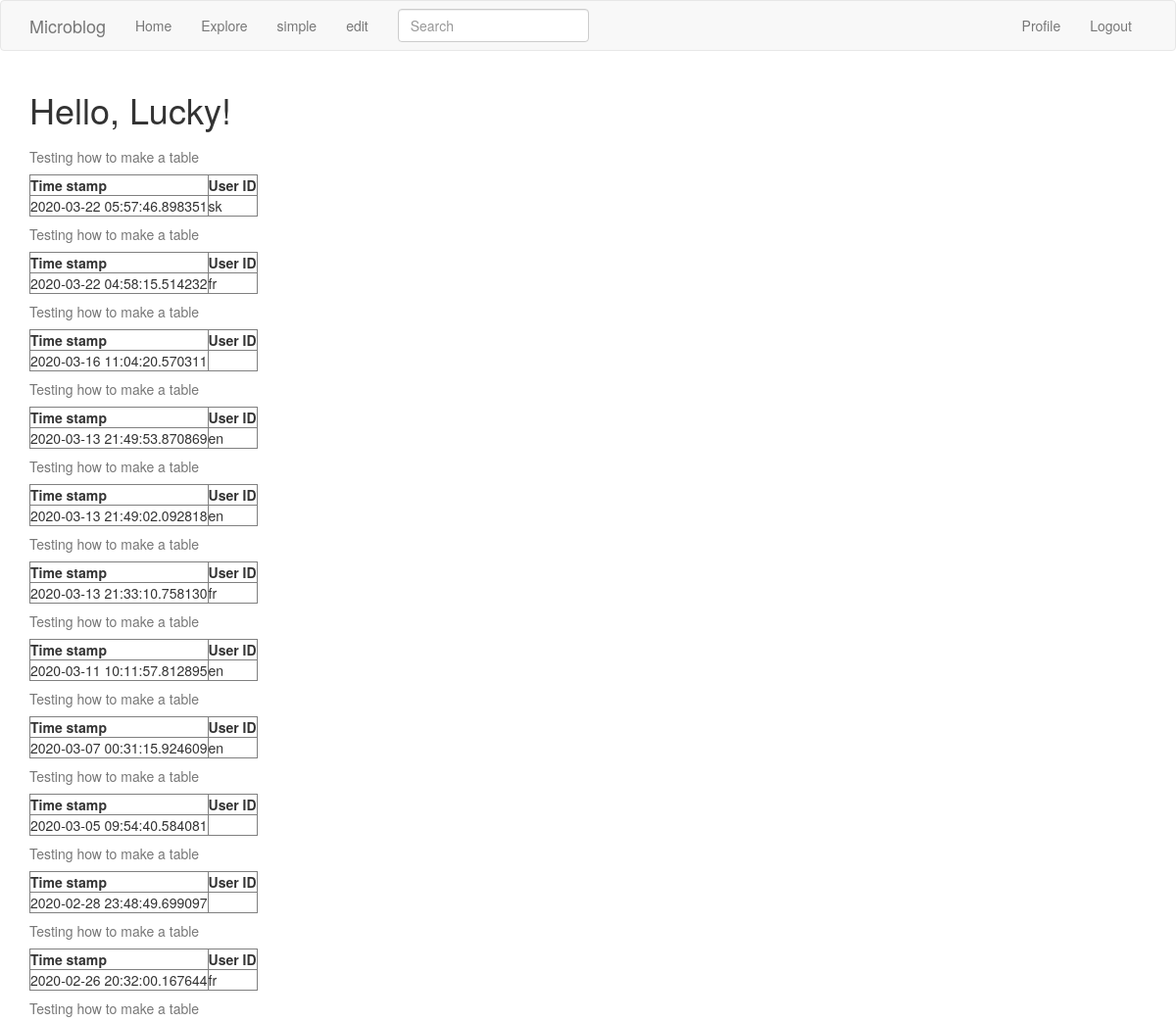
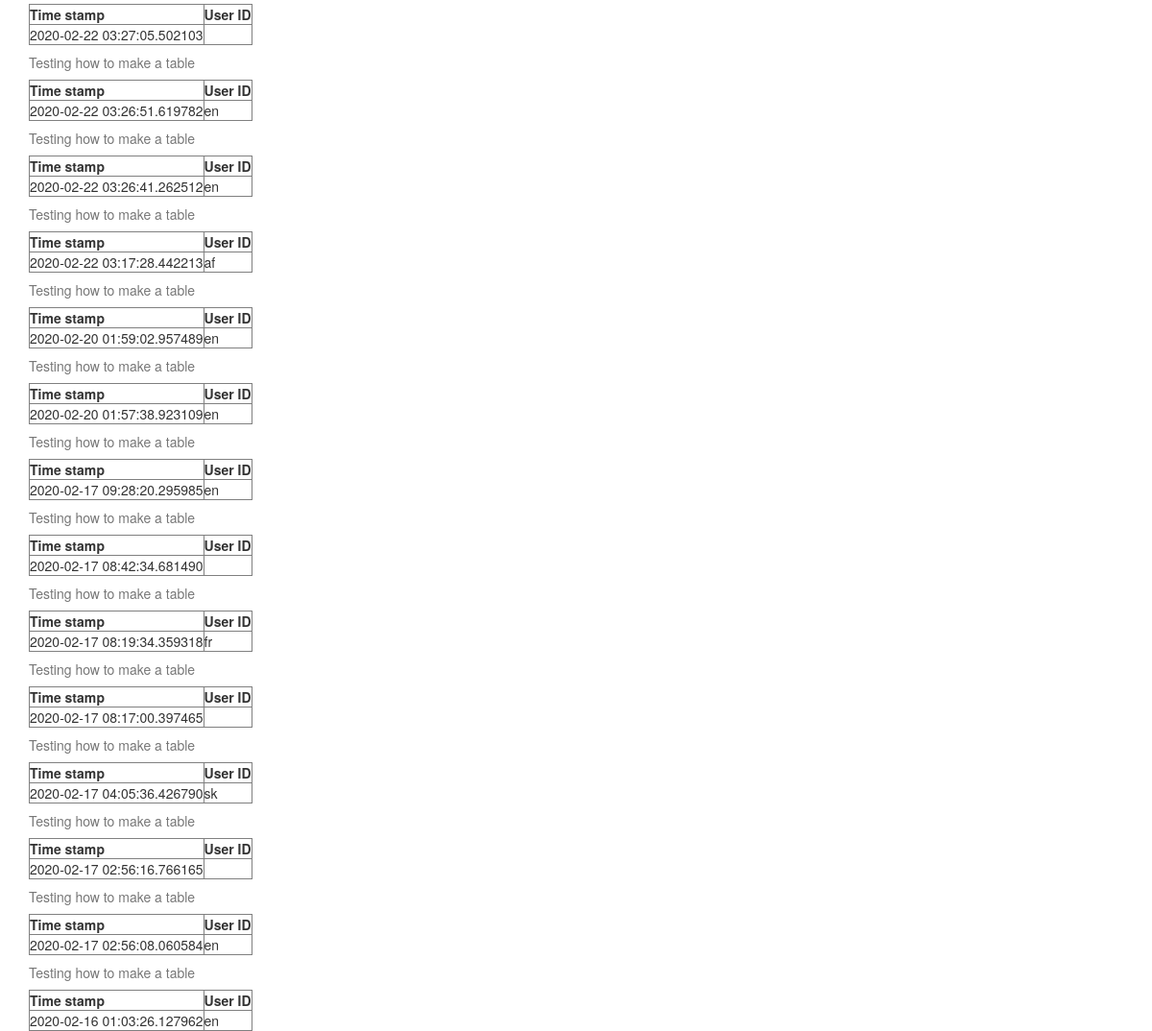
The app's page /explore2 (signed in) with its own data (2 pictures, top to bottom).
### app/models.py (models this page shows, shortened)
class PaginatedAPIMixin(object):
    @staticmethod
    def to_collection_dict(query, page, per_page, endpoint, **kwargs):
        resources = query.paginate(page, per_page, False)
        data = {
            'items': [item.to_dict() for item in resources.items],
            '_meta': {
                'page': page,
                'per_page': per_page,
                'total_pages': resources.pages,
                'total_items': resources.total
            },
            '_links': {
                'self': url_for(endpoint, page=page, per_page=per_page,
                                **kwargs),
                'next': url_for(endpoint, page=page + 1, per_page=per_page,
                                **kwargs) if resources.has_next else None,
                'prev': url_for(endpoint, page=page - 1, per_page=per_page,
                                **kwargs) if resources.has_prev else None
            }
        }
        return data

class User(PaginatedAPIMixin,UserMixin, db.Model):
    id = db.Column(db.Integer, primary_key=True)
    username = db.Column(db.String(64), index=True, unique=True)
    email = db.Column(db.String(120), index=True, unique=True)
    password_hash = db.Column(db.String(128))
    posts = db.relationship('Post', backref='author', lazy='dynamic')
    about_me = db.Column(db.String(140))
    last_seen = db.Column(db.DateTime, default=datetime.utcnow)
    token = db.Column(db.String(32), index=True, unique=True)
    token_expiration = db.Column(db.DateTime)
    tasks = db.relationship('Task', backref='user', lazy='dynamic')
    followed = db.relationship(
        'User', secondary=followers,
        primaryjoin=(followers.c.follower_id == id),
        secondaryjoin=(followers.c.followed_id == id),
        backref=db.backref('followers', lazy='dynamic'), lazy='dynamic')
    def get_tasks_in_progress(self):
        return Task.query.filter_by(user=self, complete=False).all()

class SearchableMixin(object):
    @classmethod
    def before_commit(cls, session):
        session._changes = {
            'add': list(session.new),
            'update': list(session.dirty),
            'delete': list(session.deleted)
        }
    @classmethod
    def after_commit(cls, session):
        for obj in session._changes['add']:
            if isinstance(obj, SearchableMixin):
                add_to_index(obj.__tablename__, obj)
        for obj in session._changes['update']:
            if isinstance(obj, SearchableMixin):
                add_to_index(obj.__tablename__, obj)
        for obj in session._changes['delete']:
            if isinstance(obj, SearchableMixin):
                remove_from_index(obj.__tablename__, obj)
        session._changes = None

class Post(SearchableMixin, db.Model):
    __searchable__ = ['body']
    id = db.Column(db.Integer, primary_key=True)
    body = db.Column(db.String(140))
    timestamp = db.Column(db.DateTime, index=True, default=datetime.utcnow)
    user_id = db.Column(db.Integer, db.ForeignKey('user.id'))
    language = db.Column(db.String(5))

### app/main/routes.py (the view)
@bp.route('/explore2')
@login_required
def explore2():
    page = request.args.get('page', 1, type=int)
    posts = Post.query.order_by(Post.timestamp.desc()).paginate(
        page, current_app.config['POSTS_PER_PAGE'], False)
    next_url = url_for('main.explore2', page=posts.next_num) \
        if posts.has_next else None
    prev_url = url_for('main.explore2', page=posts.prev_num) \
        if posts.has_prev else None
    return render_template('table.html', title=_('Explore2'),
                           posts=posts.items, next_url=next_url,
                           prev_url=prev_url)

### app/main/forms.py
class SearchForm(FlaskForm):
    q = StringField(_l('Search'), validators=[DataRequired()])
    def __init__(self, *args, **kwargs):
        if 'formdata' not in kwargs:
            kwargs['formdata'] = request.args
        if 'csrf_enabled' not in kwargs:
            kwargs['csrf_enabled'] = False
        super(SearchForm, self).__init__(*args, **kwargs)

### app/main/routes.py (called while the page is built)
@bp.before_app_request
def before_request():
    if current_user.is_authenticated:
        current_user.last_seen = datetime.utcnow()
        db.session.commit()
        g.search_form = SearchForm()
    g.locale = str(get_locale())

### app/models.py (called while the page is built)
@login.user_loader
def load_user(id):
    return User.query.get(int(id))

### app/templates/table.html (shortened to what this page needs)
{% extends "base.html" %}
{% import 'bootstrap/wtf.html' as wtf %}
{% block app_content %}
    <h1>{{ _('Hello, %(username)s!', username=current_user.username) }}</h1>
    {% for post in posts %}
        {% include 'users.html' %}
    {% endfor %}
{% endblock %}

### app/templates/users.html
    <table class="tblBorder", border="black">
        <caption> Testing how to make a table</caption>
        <tr valign="top">
            <th> Time stamp</th>
            <th> User ID</th>
        </tr>
        <tr>
            <td>{{ post.timestamp}}</td>
            <td>{{ post.language}}</td>
        </tr>
    </table>

### records on screen
Post: timestamp "2020-03-22 05:57:46.898351", language "sk"
Post: timestamp "2020-03-22 04:58:15.514232", language "fr"
Post: timestamp "2020-03-16 11:04:20.570311"
Post: timestamp "2020-03-13 21:49:53.870869", language "en"
Post: timestamp "2020-03-13 21:49:02.092818", language "en"
Post: timestamp "2020-03-13 21:33:10.758130", language "fr"
Post: timestamp "2020-03-11 10:11:57.812895", language "en"
Post: timestamp "2020-03-07 00:31:15.924609", language "en"
Post: timestamp "2020-03-05 09:54:40.584081"
Post: timestamp "2020-02-28 23:48:49.699097"
Post: timestamp "2020-02-26 20:32:00.167644", language "fr"
Post: timestamp "2020-02-22 03:27:05.502103"
Post: timestamp "2020-02-22 03:26:51.619782", language "en"
Post: timestamp "2020-02-22 03:26:41.262512", language "en"
Post: timestamp "2020-02-22 03:17:28.442213", language "af"
Post: timestamp "2020-02-20 01:59:02.957489", language "en"
Post: timestamp "2020-02-20 01:57:38.923109", language "en"
Post: timestamp "2020-02-17 09:28:20.295985", language "en"
Post: timestamp "2020-02-17 08:42:34.681490"
Post: timestamp "2020-02-17 08:19:34.359318", language "fr"
Post: timestamp "2020-02-17 08:17:00.397465"
Post: timestamp "2020-02-17 04:05:36.426790", language "sk"
Post: timestamp "2020-02-17 02:56:16.766165"
Post: timestamp "2020-02-17 02:56:08.060584", language "en"
Post: timestamp "2020-02-16 01:03:26.127962", language "en"
